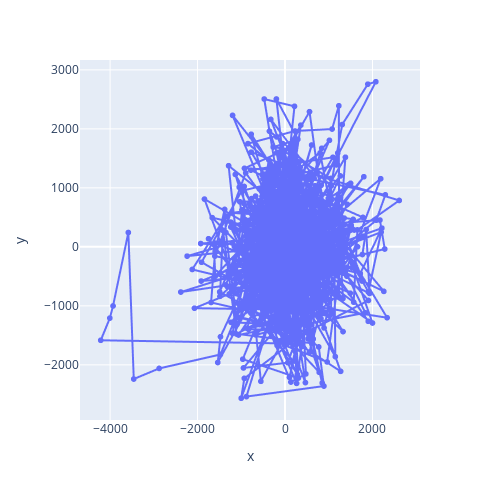

The cell this chart's notebook holds for it:
### Markdown cell above
## Simple movement maths
Deers have a home range. 
They move randomly but if they stray too far from the centroid they turn towards it.

### Code cell
# Deer has a home range of 3 units centered around (0,0)

this_seed = 1234

centroid_x = 100
centroid_y = -100
home_range_d = 100
speed_scaling_factor = 1000


x = 0
y = 0

x_history = [x]
y_history = [y]
for tick in range(1000):
    rng = np.random.default_rng(this_seed+tick)
    x_delta, y_delta = rng.standard_normal(2)*speed_scaling_factor

    # Check if X and Y components are too far away from centroid
    # And if so, change sign of delta to move towards centroid
    if centroid_x - x > home_range_d:
        x_delta = abs(x_delta) # Make next X component towards centroid
    elif x - centroid_x > home_range_d:
        x_delta = 0 - abs(x_delta) # Make next X component towards centroid

    if centroid_y - y > home_range_d:
        y_delta = abs(y_delta) # Make next X component towards centroid
    elif y - centroid_y > home_range_d:
        y_delta = 0 - abs(y_delta) # Make next X component towards centroid

    # Step
    x = x + x_delta
    y = y + y_delta
    
    x_history.append(x)
    y_history.append(y)

fig = px.line(x=x_history,
              y=y_history,
              markers=True,
              width=500,
              height=500,)
fig.show()

### Figure 1 — Plotly figure (JSON) as saved in the notebook; plotly's stock layout.template omitted (floating-point values rounded to 4 significant figures; data arrays with more than 128 entries replaced by an {"elided": "..."} marker saying what was removed)
{"data": [{"hovertemplate": "x=%{x}<br>y=%{y}<extra></extra>", "legendgroup": "", "line": {"color": "#636efa", "dash": "solid"}, "marker": {"symbol": "circle"}, "mode": "lines+markers", "name": "", "showlegend": false, "type": "scattergl", "x": {"elided": "1001 float values"}, "xaxis": "x", "y": {"elided": "1001 float values"}, "yaxis": "y"}], "layout": {"height": 500, "legend": {"tracegroupgap": 0}, "margin": {"t": 60}, "width": 500, "xaxis": {"anchor": "y", "autorange": true, "domain": [0, 1], "range": [-4688.0, 3087.0], "title": {"text": "x"}, "type": "linear"}, "yaxis": {"anchor": "x", "autorange": true, "domain": [0, 1], "range": [-2935.0, 3167.0], "title": {"text": "y"}, "type": "linear"}}}
